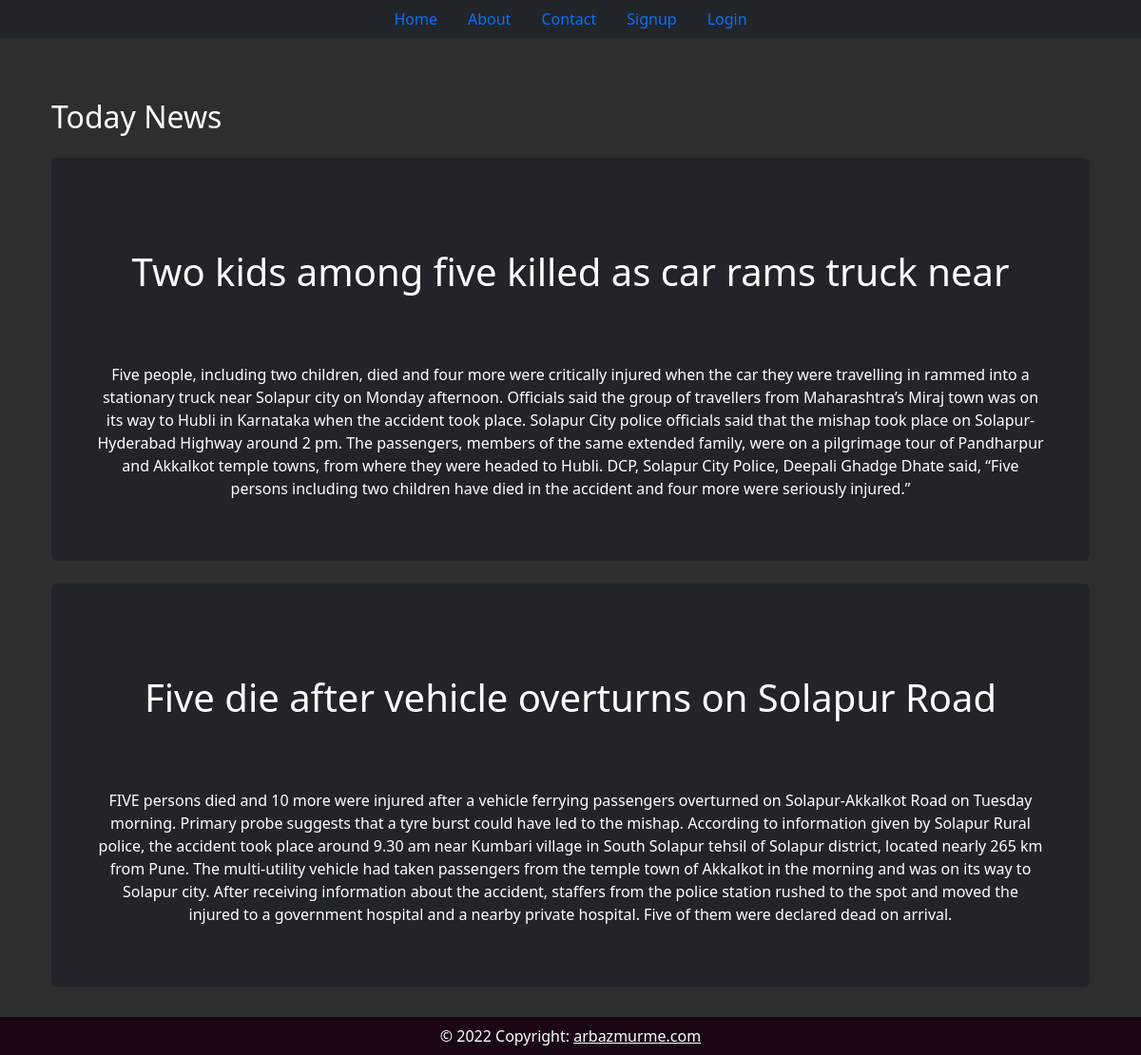
/home/, run on the app's committed database.
### News/models.py (models this page shows)
class News(models.Model):
    title = models.CharField(max_length=50)
    news = models.TextField()

### News/views.py (the view)
# urls.py: path('home/', views.HomeCall, name='home'),
def HomeCall(request):
    newss = News.objects.all()
    return render(request, 'home.html', {'fm':newss})

### News/templates/home.html (shortened to what this page needs)
{% extends 'base.html' %}
{% load static %}
{% block content %}
    <div class="col-sm-12 ">
        <div class="container mt-3">
            <h2>Today News</h2>
            {% for ns in fm %}
            <div class="mt-4 p-5 bg-dark text-white rounded text-center">
              <h1 class="py-5">{{ ns.title }}</h1>
              <p class="pt-3">
                {{ ns.news }}
              </p>
            </div>
            {% endfor %}
          </div>
    </div>
{% endblock content %}

### static/css/main.css (style rules this page uses)
body { background-color: rgb(46, 46, 46); color: white; }

### data on the page
News: title "Two kids among five killed as car rams truck near", news "Five people, including two children, died and four more were critically injured when the car they were travelling in rammed into a stationary truck near Solapur city on Monday afternoon. Officials said the group of travellers from Maharashtra’s Miraj town was on its way to Hubli in Karnataka when the accident took place. Solapur City police officials said that the mishap took place on Solapur-Hyderabad Highway around 2 pm. The passengers, members of the same extended family, were on a pilgrimage tour of Pandharpur and Akkalkot temple towns, from where they were headed to Hubli. DCP, Solapur City Police, Deepali Ghadge Dhate said, “Five persons including two children have died in the…"
News: title "Five die after vehicle overturns on Solapur Road", news "FIVE persons died and 10 more were injured after a vehicle ferrying passengers overturned on Solapur-Akkalkot Road on Tuesday morning. Primary probe suggests that a tyre burst could have led to the mishap. According to information given by Solapur Rural police, the accident took place around 9.30 am near Kumbari village in South Solapur tehsil of Solapur district, located nearly 265 km from Pune. The multi-utility vehicle had taken passengers from the temple town of Akkalkot in the morning and was on its way to Solapur city. After receiving information about the accident, staffers from the police station rushed to the spot and moved the injured to a government hospital and a nearby private…"
